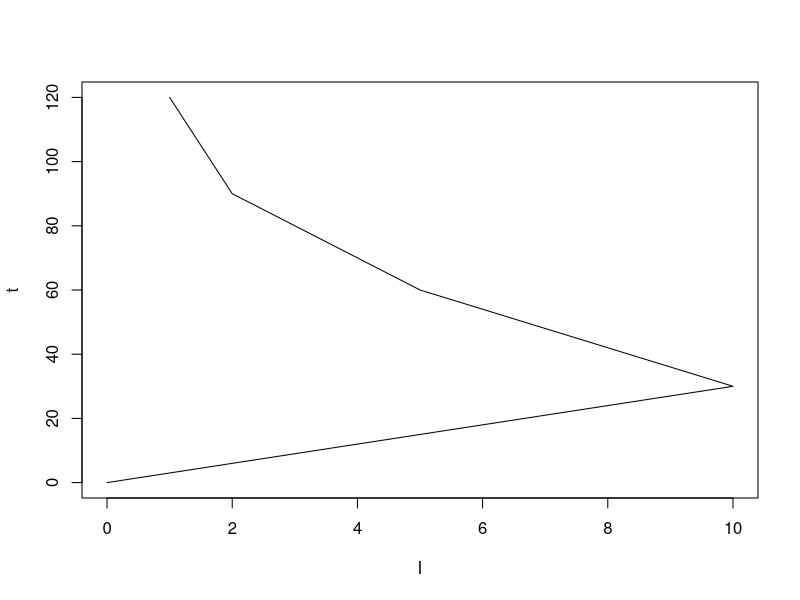

Here is the R script that generated this plot:
# page no: 221

p = c(0, 5, 7.5, 8.5, 9); 
t = c(0, 30, 60, 90, 120);
r = vector(length = 5)
I = vector(length = 5)
for (i in 2:5){
r[i] = p[i]-p[i-1];
I[i] = r[i]*60/30;
print(I[i]);
}
plot(I,t,type='l')
